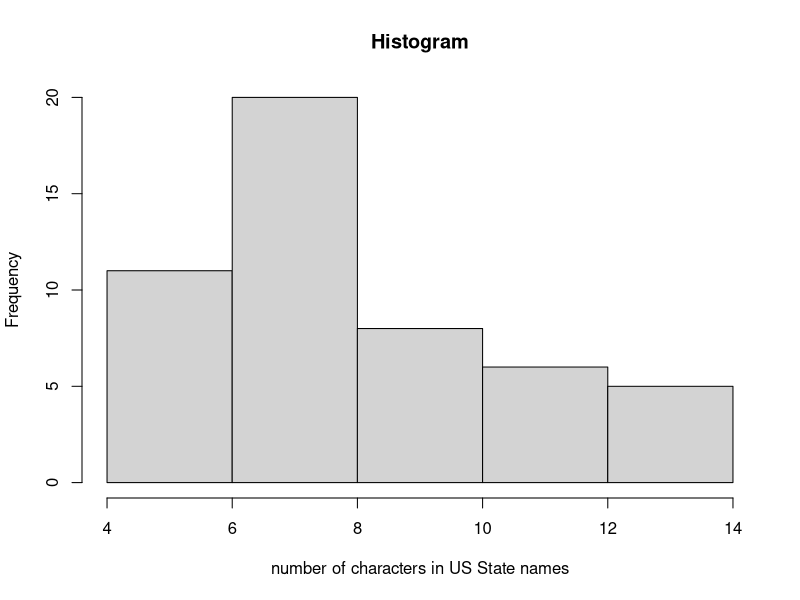

The R source for this figure:
#Strings http://gastonsanchez.com/Handling_and_Processing_Strings_in_R.pdf
# names of states
states = rownames(USArrests)
# substr
substr(x = states, start = 1, stop = 4)

# abbreviate state names
states2 = abbreviate(states)
states2

# remove vector names (for convenience)
names(states2) = NULL
states2


# abbreviate state names with 5 letters
abbreviate(states, minlength = 5)


# size (in characters) of each name
state_chars = nchar(states)
# longest name
states[which(state_chars == max(state_chars))]

# get states names with 'k'
grep(pattern = "k", x = states, value = TRUE)

# get states names with 'w'
grep(pattern = "w", x = states, value = TRUE)

# get states names with 'w' or 'W'
grep(pattern = "[wW]", x = states, value = TRUE)

# get states names with 'w'
grep(pattern = "w", x = tolower(states), value = TRUE)

# get states names with 'W'
grep(pattern = "W", x = toupper(states), value = TRUE)

# get states names with 'w'
grep(pattern = "w", x = states, value = TRUE, ignore.case = TRUE)

# histogram
hist(nchar(states), main = "Histogram",
     xlab = "number of characters in US State names")

# position of a's
positions_a = gregexpr(pattern = "a", text = states, ignore.case = TRUE)

# how many a's?
num_a = sapply(positions_a, function(x) ifelse(x[1] > 0, length(x), 0))
num_a

# load stringr (remember to install it first)
library(stringr)

# total number of a's
str_count(states, "a")
